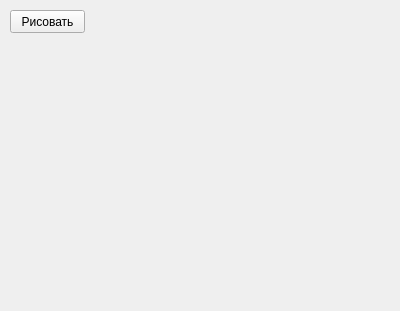
<?xml version="1.0" encoding="UTF-8"?>
<ui version="4.0">
 <class>Form</class>
 <widget class="QWidget" name="Form">
  <property name="geometry">
   <rect>
    <x>0</x>
    <y>0</y>
    <width>400</width>
    <height>311</height>
   </rect>
  </property>
  <property name="windowTitle">
   <string>Form</string>
  </property>
  <widget class="QPushButton" name="btn">
   <property name="geometry">
    <rect>
     <x>10</x>
     <y>10</y>
     <width>75</width>
     <height>23</height>
    </rect>
   </property>
   <property name="text">
    <string>Рисовать</string>
   </property>
  </widget>
 </widget>
 <resources/>
 <connections/>
</ui>
